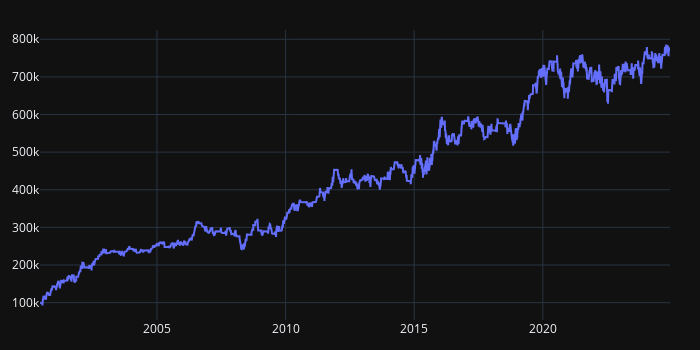

Source (notebook cell):
### Code cell
strat = Strategie(DATA,tickers,'240m')
data = DATA['H4']['FDAX']
strat.set_frequence_main('H4')



strat.set_period_pcy_ppl(30)
strat.set_period_ma_fast(7)
strat.set_period_ma_slow(45)
strat.set_facteur_lissage(0.33)



strat.set_nbr_jour_break_high(20)
strat.set_nbr_jour_break_low(20)

strat.set_seuil_pcy_high(45)
strat.set_seuil_pcy_low(50)

strat.set_seuil_gradient(5)
strat.set_sl(0.047)
strat.set_tp(0.039)

#portfolio = strat.backtest()

strat.wfa("5Y","15Y")

### Figure 1 — Plotly figure (JSON) as saved in the notebook; plotly's stock layout.template omitted (floating-point values rounded to 4 significant figures; data arrays with more than 128 entries replaced by an {"elided": "..."} marker saying what was removed)
{"data": [{"name": "close", "showlegend": true, "type": "scatter", "uid": "98399381-4e93-4081-acd7-9f9d58fb8f7f", "x": {"elided": "28080 str values"}, "y": {"elided": "28080 float values"}}], "layout": {"height": 350, "legend": {"orientation": "h", "traceorder": "normal", "x": 1, "xanchor": "right", "y": 1.02, "yanchor": "bottom"}, "margin": {"b": 30, "l": 30, "r": 30, "t": 30}, "showlegend": false, "width": 700}}
